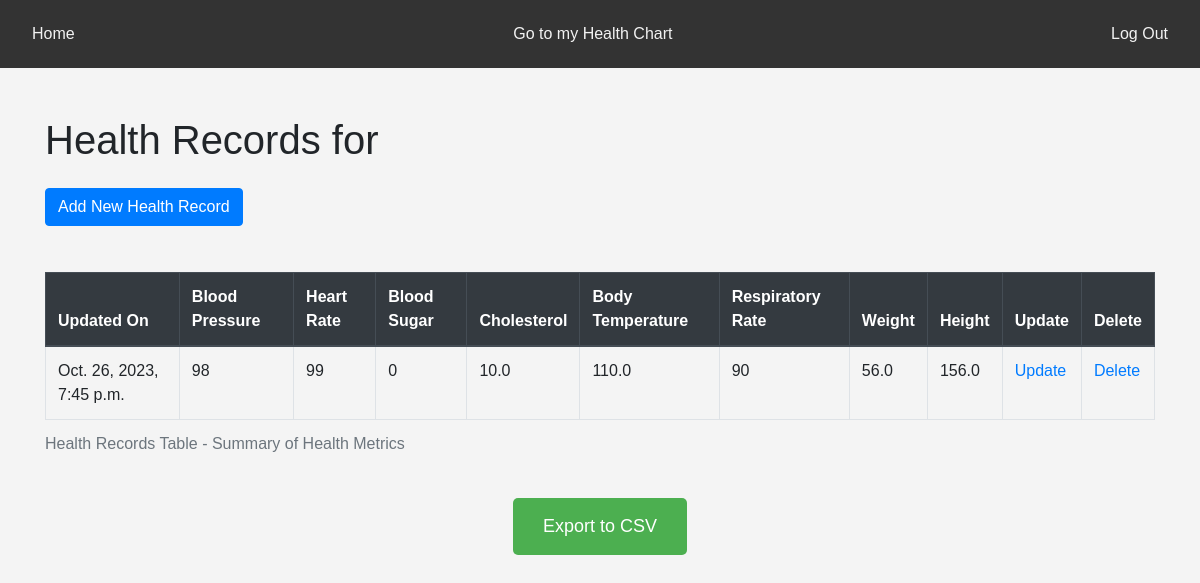
The app's page /health_records/3/ (signed in), older data.
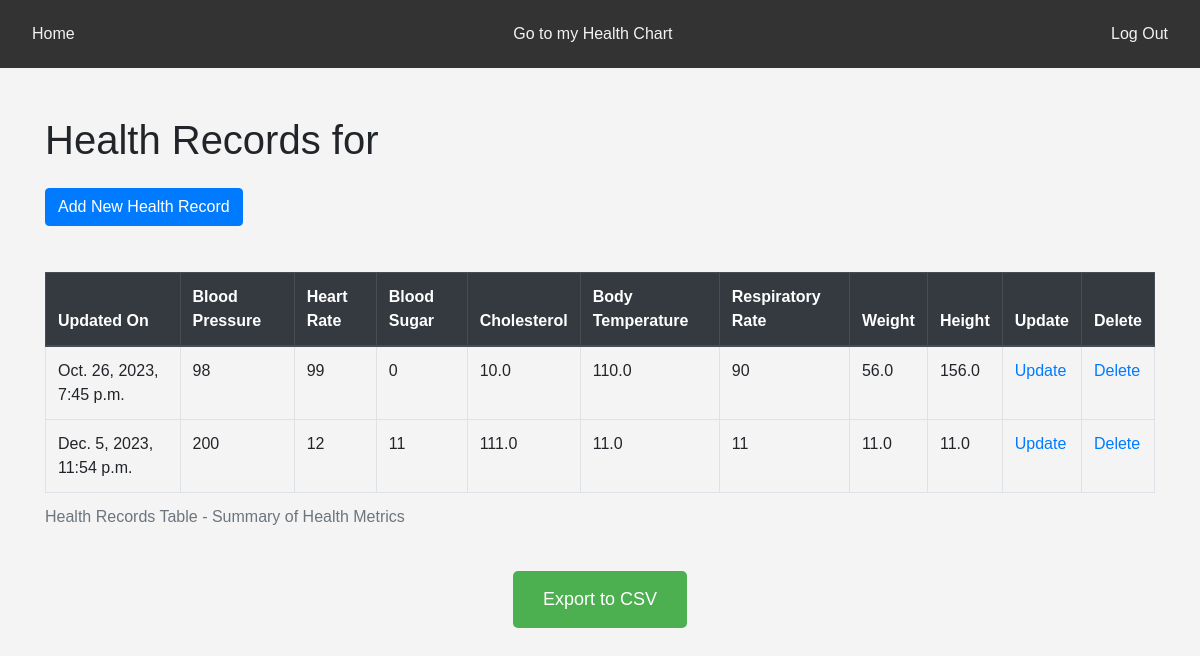
The same page, newer data.
### hospital/models.py (models this page shows)
class HealthRecord(models.Model):
    user = models.ForeignKey(settings.AUTH_USER_MODEL, on_delete=models.CASCADE, null=True)
    timestamp = models.DateTimeField(auto_now_add=True)
    blood_pressure = models.CharField(max_length=20)
    heart_rate = models.CharField(max_length=20)
    blood_sugar_level = models.CharField(max_length=20)
    cholesterol = models.FloatField()
    body_temperature = models.FloatField()
    respiratory_rate = models.IntegerField()
    weight = models.FloatField()
    height = models.FloatField()
    def __str__(self):
        return f"Record - ({self.user.username if self.user else 'None'})"

### hospital/views.py (the view)
# urls.py: path('health_records/<int:user_id>/', views.health_record_list, name='health_record_list'),
def health_record_list(request, user_id):
    user = request.user
    health_records = HealthRecord.objects.filter(user=user)
    print(user)
    print(health_records)
    return render(request, 'patients/health_record_list.html', {'user': user, 'health_records': health_records})

### hospital/templates/patients/health_record_list.html (shortened to what this page needs)
<!DOCTYPE html>
<html lang="en">
<head>
    <link rel="stylesheet" href="https://stackpath.bootstrapcdn.com/bootstrap/4.5.2/css/bootstrap.min.css">
</head>
<body>
    <div class="navbar">
        <a href="{% url 'hospital:home' %}">Home</a>
        <a href="{% url 'hospital:health_chart' user_id=user.id %}">Go to my Health Chart</a>
        <a href="{% url 'sign_out' %}">Log Out</a>
    </div>
 <div class="container mt-5">
        <h1 class="mb-4">Health Records for {{ patient.name }}</h1>
        <a href="{% url 'hospital:health_record_create' user_id=user.id %}" class="btn btn-primary mb-3">Add New Health Record</a>
        {% if health_records %}
            <table class="table table-bordered">
                <caption>Health Records Table - Summary of Health Metrics</caption>
                <thead class="thead-dark">
                    <tr>
                        <th>Updated On</th>
                        <th>Blood Pressure</th>
                        <th>Heart Rate</th>
                        <th>Blood Sugar</th>
                        <th>Cholesterol</th>
                        <th>Body Temperature</th>
                        <th>Respiratory Rate</th>
                        <th>Weight</th>
                        <th>Height</th>
                        <th>Update</th>
                        <th>Delete</th>
                    </tr>
                </thead>
                <tbody>
                    {% for record in health_records %}
                        <tr>
                            <td>{{ record.timestamp }}</td>
                            <td>{{ record.blood_pressure }}</td>
                            <td>{{ record.heart_rate }}</td>
                            <td>{{ record.blood_sugar_level }}</td>
                            <td>{{ record.cholesterol }}</td>
                            <td>{{ record.body_temperature }}</td>
                            <td>{{ record.respiratory_rate }}</td>
                            <td>{{ record.weight }}</td>
                            <td>{{ record.height }}</td>
                            <td><a href="{% url 'hospital:health_record_update' user_id=user.id record_id=record.id %}">Update</a></td>
                            <td><a href="{% url 'hospital:health_record_delete' user_id=user.id record_id=record.id %}">Delete</a></td>
                        </tr>
                    {% endfor %}
                </tbody>
            </table>
            <button class="export-btn" onclick="exportTableToCSV('health-records.csv')">Export to CSV</button>
        {% else %}
            <p class="no-records-message">
                Curretly No Records available.. If you want please add your record by clicking Add New Health Record button.!!
            </p>
        {% endif %}
    </div>
</body>
</html>

### hospital/templates/patients/health_record_list.html (style rules this page uses)
body { font-family: Arial, sans-serif; background-color: #f4f4f4; }
.container { margin-top: 50px; }
.navbar { background-color: #333; overflow: hidden; }
.navbar a { float: left; display: block; color: #f2f2f2; text-align: center; padding: 14px 16px; text-decoration: none; }
table { width: 100%; margin-top: 30px; }
th, td { padding: 15px; text-align: left; border-bottom: 1px solid #ddd; }
th { background-color: #f2f2f2; }
.export-btn { display: block; margin: 30px auto; padding: 15px 30px; background-color: #4CAF50; color: #ffffff; border: none; border-radius: 5px; cursor: pointer; font-size: 18px; }

Row changes from the older to the newer data that the page shows:
added HealthRecord: timestamp "Dec. 5, 2023, 11:54 p.m.", blood_pressure "200", heart_rate "12", blood_sugar_level "11", cholesterol "111.0", body_temperature "11.0", respiratory_rate "11", weight "11.0", height "11.0"
